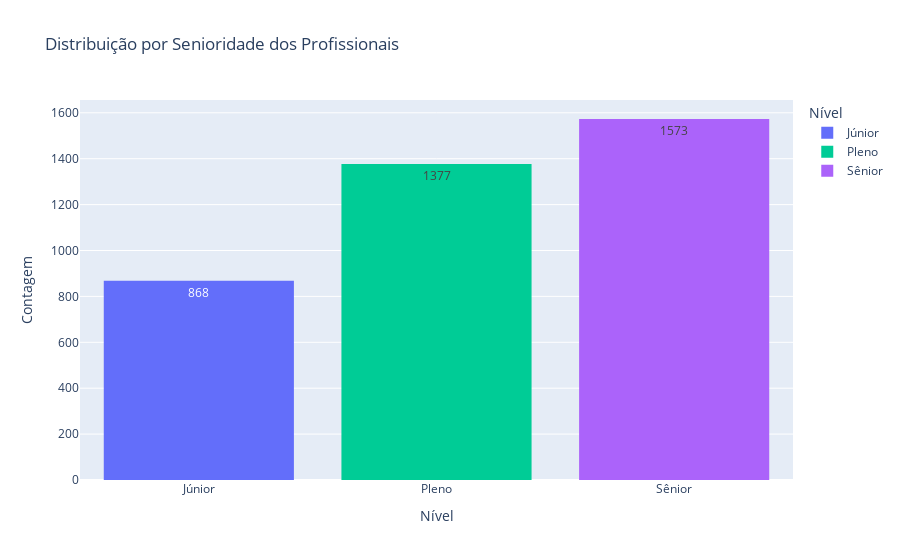

Notebook code for this chart:
### Markdown cell above
### Distribuição por senioridade dos profissionais.
- Sênior reperesentam o maior grupo (1573 representantes), seguidos por Plenos (1377) e Júniores (868)
- Isso mostra que a concentração de profissionais experientes é maior o que pode indiciar maturidade na área de dados, ou que profissionais mais experientes são mais propensos a responder à pesquisa.

### Code cell
# @title Distribuição por Senioridade
import plotly.express as px

fig = px.histogram(
    df,
    x="2.g_nivel",
    title="Distribuição por Senioridade dos Profissionais",
    labels={"2.g_nivel": "Nível"},
    color="2.g_nivel",
    text_auto=True
)
fig.update_layout(xaxis_title="Nível", yaxis_title="Contagem")
fig.show()

### Figure 1 — Plotly figure (JSON) as saved in the notebook; plotly's stock layout.template omitted (floating-point values rounded to 4 significant figures; data arrays with more than 128 entries replaced by an {"elided": "..."} marker saying what was removed)
{"data": [{"alignmentgroup": "True", "bingroup": "x", "hovertemplate": "Nível=%{x}<br>count=%{y}<extra></extra>", "legendgroup": "Júnior", "marker": {"color": "#636efa", "pattern": {"shape": ""}}, "name": "Júnior", "offsetgroup": "Júnior", "orientation": "v", "showlegend": true, "texttemplate": "%{value}", "type": "histogram", "x": {"elided": "868 str values"}, "xaxis": "x", "yaxis": "y"}, {"alignmentgroup": "True", "bingroup": "x", "hovertemplate": "Nível=%{x}<br>count=%{y}<extra></extra>", "legendgroup": "Pleno", "marker": {"color": "#00cc96", "pattern": {"shape": ""}}, "name": "Pleno", "offsetgroup": "Pleno", "orientation": "v", "showlegend": true, "texttemplate": "%{value}", "type": "histogram", "x": {"elided": "1377 str values"}, "xaxis": "x", "yaxis": "y"}, {"alignmentgroup": "True", "bingroup": "x", "hovertemplate": "Nível=%{x}<br>count=%{y}<extra></extra>", "legendgroup": "Sênior", "marker": {"color": "#ab63fa", "pattern": {"shape": ""}}, "name": "Sênior", "offsetgroup": "Sênior", "orientation": "v", "showlegend": true, "texttemplate": "%{value}", "type": "histogram", "x": {"elided": "1573 str values"}, "xaxis": "x", "yaxis": "y"}], "layout": {"barmode": "relative", "legend": {"title": {"text": "Nível"}, "tracegroupgap": 0}, "title": {"text": "Distribuição por Senioridade dos Profissionais"}, "xaxis": {"anchor": "y", "categoryarray": ["Júnior", null, "Pleno", "Sênior"], "categoryorder": "array", "domain": [0, 1], "title": {"text": "Nível"}}, "yaxis": {"anchor": "x", "domain": [0, 1], "title": {"text": "Contagem"}}}}
